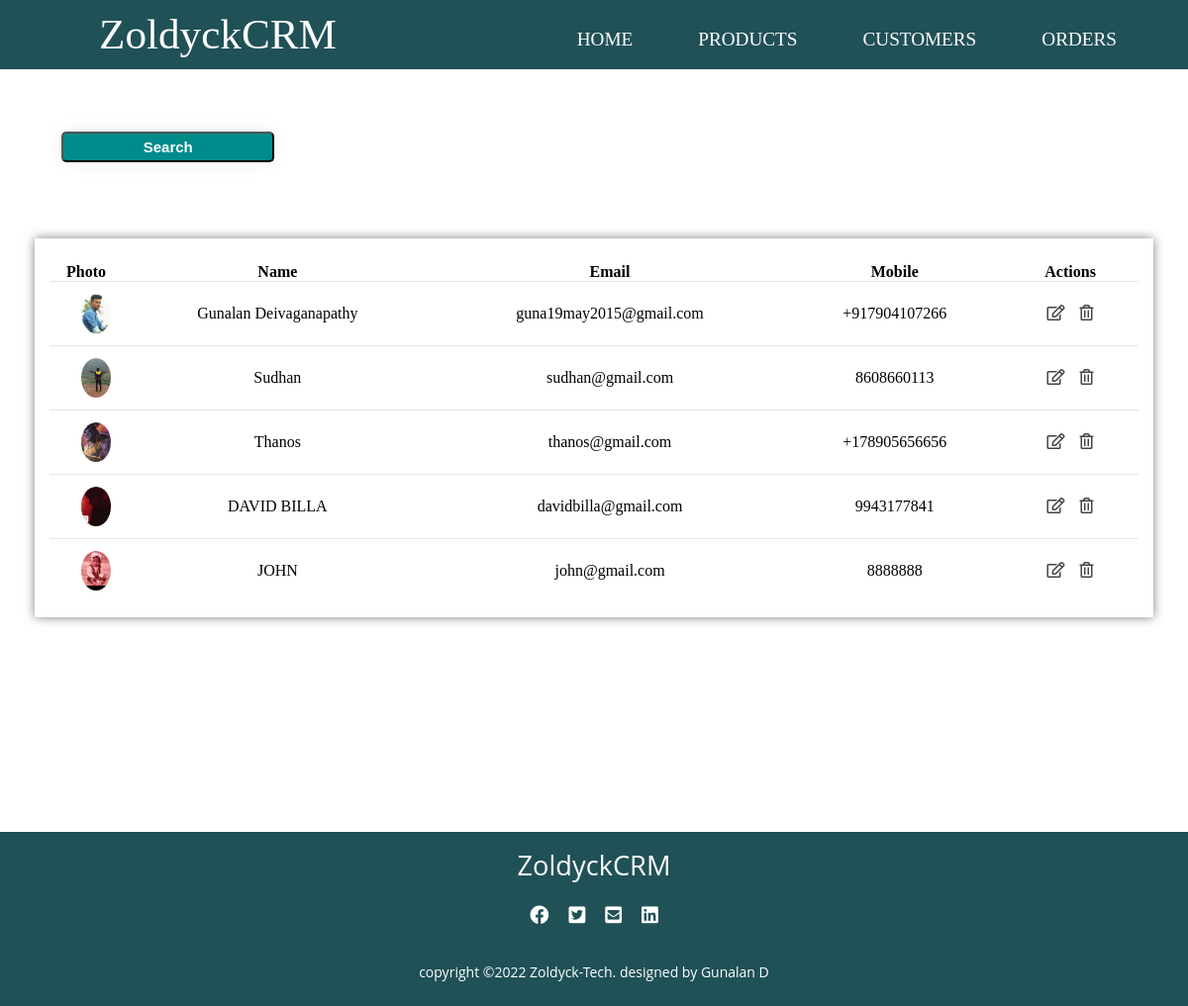
The app's page /customers/, older data.
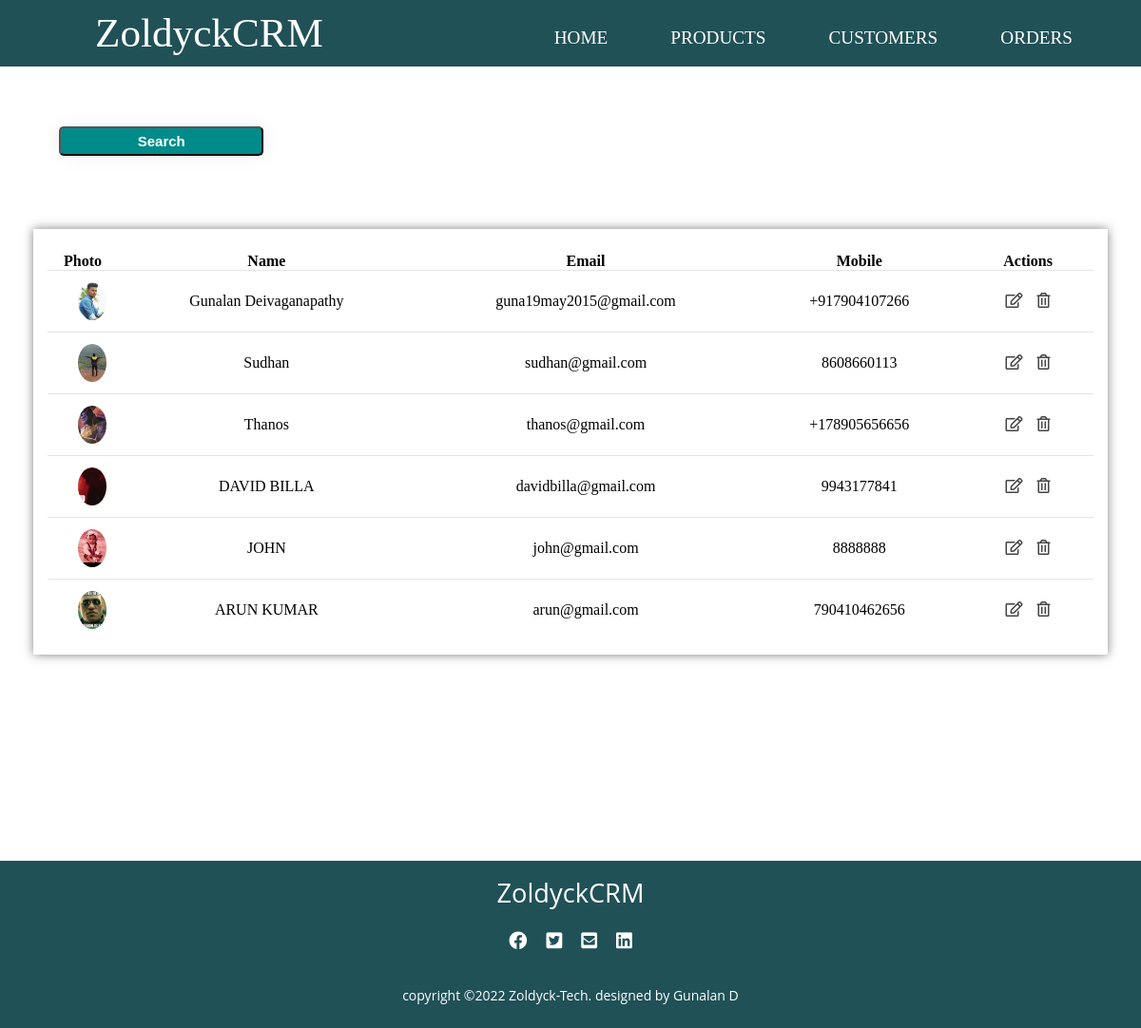
The same page, newer data.
### accounts/models.py (models this page shows, shortened)
class Customer(models.Model):
    customer_pic = models.ImageField(upload_to='customer_pics/', blank=True)
    customer_name = models.CharField(max_length=50, null= True)
    customer_email = models.CharField(max_length=200 , null= True)
    customer_mobile = models.CharField(max_length=50 , null= True)
    date_created = models.DateTimeField(auto_now_add=True , null= True)

### accounts/views.py (the view)
# urls.py: path('customers/', views.customers, name='customers'),
def customers(request):
    customers = Customer.objects.all()
    context = {
        'customers': customers
    }
    return render(request, 'accounts/customers.html',context)

### accounts/templates/accounts/customers.html
{% extends 'accounts/layout.html'%}
{% block content %}
<section>
    <div class="main">
        <div class="product-tables">
            <div class="button">
                <button class="crt-ser"><a href="">Search</a></button>
            </div>
            <div class="latest-products">
                <table class="cus-prod-customers">
                    <thead>
                        <tr>
                            <th>Photo</th>
                            <th>Name</th>
                            <th>Email</th>
                            <th>Mobile</th>
                            <th>Actions</th>
                        </tr>
                    </thead>
                    <tbody>
                        {% for cus in customers %}
                        <tr>
                            <td class="id-td">
                                <div class="img-box-small-cus">
                                    {% if cus.customer_pic %}
                                    <img src="{{ cus.customer_pic.url }}">
                                    {% endif %}
                                </div>
                            </td>
                            <td>{{ cus.customer_name }}</td>
                            <td>{{ cus.customer_email }}</td>
                            <td>{{ cus.customer_mobile }}</td>
                            <td>
                                <a href="{% url 'customer' cus.id %}"><i class="far fa-edit"></i></a>
                                <i class="far fa-trash-alt"></i>
                            </td>
                        </tr>
                        {% endfor %}
                    </tbody>
                </table>
            </div>
        </div>
    </div>
</section>
{% endblock %}

Row changes from the older to the newer data that the page shows:
added Customer: customer_pic (picture), customer_name "ARUN KUMAR", customer_email "arun@gmail.com", customer_mobile "790410462656"
